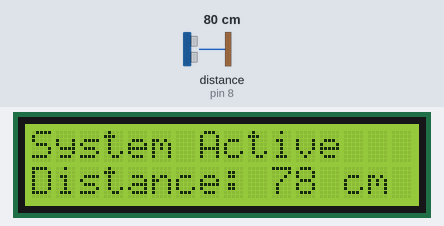
The program below on a simulated Arduino Uno, built with avr-gcc and run on an emulated ATmega328P. Shown: 16×2 character LCD. Wiring (inferred from the names in the program): ultrasonic range finder: trigger pin 9; echo pin 8. The inputs (shaded band) are chosen by the test bench; at power-on: distance to the obstacle (sensor on pin 8) 80 cm. The echo pulse lasts 58.3 µs per cm; what the program prints to the serial monitor is not drawn.

Above: at 0.9 s.
1.0 s: distance to the obstacle (sensor on pin 8) set to 2 cm
At 3.81 s:
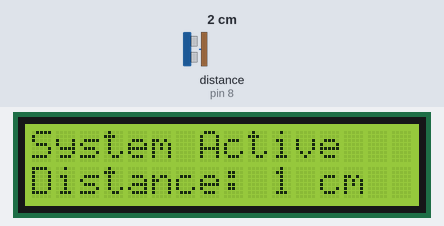
4.0 s: distance to the obstacle (sensor on pin 8) set to 4 cm
At 6.78 s:
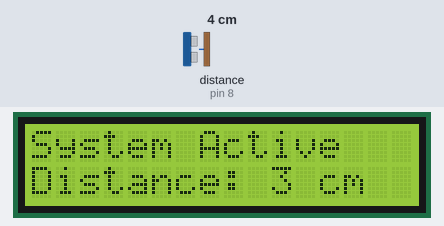
7.0 s: distance to the obstacle (sensor on pin 8) set to 18 cm
At 9.76 s:
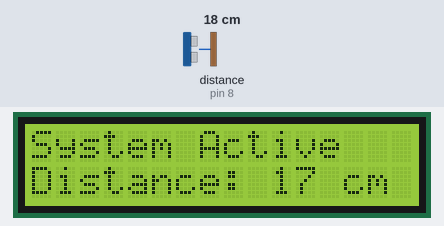
10.0 s: distance to the obstacle (sensor on pin 8) set to 60 cm
At 13.26 s:
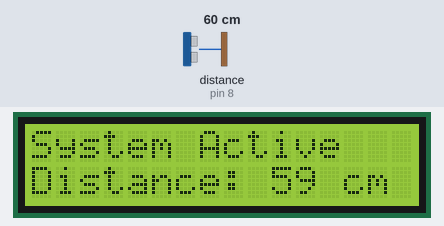

Measured:
- what the display in image 3 shows lasts 0.5 s, from 9.5 s to 10.0 s
- what the display in image 4 shows lasts 0.5 s, from 13.0 s to 13.5 s

The program:

main.cpp
```cpp
#include <Arduino.h>
#include <Arduino_FreeRTOS.h>
#include "SerialIO.h"
#include "TaskManager.h"

void setup() {
  // Initialize serial communication
  SerialIO::init(115200);

  // Initialize and start tasks
  initTasks();

  // Start the scheduler
  vTaskStartScheduler();
}

void loop() {
  // Empty - Tasks are handled by FreeRTOS
} 
```

SerialIO.h
```cpp
#ifndef SERIAL_IO_H
#define SERIAL_IO_H

#include <Arduino.h>

class SerialIO {
public:
    static void init(unsigned long baudRate);
    static void printMessage(const char* message);
    static void printSensorData(int distance);
};

#endif // SERIAL_IO_H 
```

TaskManager.h
```cpp
#ifndef TASK_MANAGER_H
#define TASK_MANAGER_H

#include <Arduino.h>
#include <Arduino_FreeRTOS.h>
#include "task.h"
#include "semphr.h"
#include "queue.h"
#include "SerialIO.h"
#include "UltrasonicSensor.h"
#include "LCDDisplay.h"

// Task handles
extern TaskHandle_t sensorTaskHandle;
extern TaskHandle_t displayTaskHandle;

// Synchronization and communication
extern QueueHandle_t sensorDataQueue;
extern SemaphoreHandle_t serialMutex;  // Mutex for protecting serial output

// Task parameters
#define SENSOR_READING_PERIOD    100     // Sensor reading period (ms)
#define DISPLAY_UPDATE_PERIOD    500     // Display update period (ms)

// Pin definitions for ultrasonic sensor
#define TRIGGER_PIN          9    // Ultrasonic sensor trigger pin
#define ECHO_PIN             8    // Ultrasonic sensor echo pin

// Function prototypes
void initTasks();
void sensorTask(void* parameters);
void displayTask(void* parameters);

#endif // TASK_MANAGER_H 
```

UltrasonicSensor.h
```cpp
#ifndef ULTRASONIC_SENSOR_H
#define ULTRASONIC_SENSOR_H

#include <Arduino.h>

class UltrasonicSensor {
private:
    uint8_t trigPin;
    uint8_t echoPin;

public:
    UltrasonicSensor(uint8_t trigPin, uint8_t echoPin);
    void init();
    int readDistance();
};

#endif // ULTRASONIC_SENSOR_H 
```

SerialIO.cpp
```cpp
#include "SerialIO.h"

void SerialIO::init(unsigned long baudRate) {
    Serial.begin(baudRate);
    while (!Serial) {
        ; // Wait for serial port to connect
    }
    Serial.println("Serial communication initialized");
}

void SerialIO::printMessage(const char* message) {
    Serial.println(message);
}

void SerialIO::printSensorData(int distance) {
    Serial.print("Distance: ");
    Serial.print(distance);
    Serial.println(" cm");
} 
```

TaskManager.cpp
```cpp
#include "TaskManager.h"

// Task handles
TaskHandle_t sensorTaskHandle = NULL;
TaskHandle_t displayTaskHandle = NULL;

// Synchronization and communication
QueueHandle_t sensorDataQueue = NULL;
SemaphoreHandle_t serialMutex = NULL;  // Mutex for serial output protection

// Module instances
UltrasonicSensor sensor(TRIGGER_PIN, ECHO_PIN);
LCDDisplay display(0x27, 16, 2);  // I2C address 0x27, 16 columns, 2 rows

void initTasks() {
    // Initialize modules
    sensor.init();
    display.init();

    // Create synchronization primitives
    serialMutex = xSemaphoreCreateMutex();
    if (serialMutex == NULL) {
        Serial.println("Failed to create mutex");
        while(1); // Stop if mutex creation fails
    }

    // Create communication queue for sensor data
    sensorDataQueue = xQueueCreate(5, sizeof(int));
    if (sensorDataQueue == NULL) {
        Serial.println("Failed to create queue");
        while(1); // Stop if queue creation fails
    }

    // Create sensor task
    xTaskCreate(
        sensorTask,          // Task function
        "SensorTask",        // Task name
        128,                 // Stack size
        NULL,                // Parameters
        1,                   // Priority
        &sensorTaskHandle    // Task handle
    );

    // Create display task
    xTaskCreate(
        displayTask,         // Task function
        "DisplayTask",       // Task name
        128,                 // Stack size
        NULL,                // Parameters
        2,                   // Priority
        &displayTaskHandle   // Task handle
    );

    // Log task creation
    SerialIO::printMessage("Tasks initialized");
}

void sensorTask(void* parameters) {
    // Initialize task timing for precise intervals
    TickType_t lastWakeTime = xTaskGetTickCount();

    while (1) {
        // Read sensor data
        int distance = sensor.readDistance();

        // Send data to queue
        xQueueSend(sensorDataQueue, &distance, 0);

        // Take mutex for printing
        if (xSemaphoreTake(serialMutex, pdMS_TO_TICKS(10)) == pdTRUE) {
            SerialIO::printSensorData(distance);
            xSemaphoreGive(serialMutex);
        }

        // Schedule next execution with precise timing
        vTaskDelayUntil(&lastWakeTime, pdMS_TO_TICKS(SENSOR_READING_PERIOD));
    }
}

void displayTask(void* parameters) {
    // Initialize task timing for precise intervals
    TickType_t lastWakeTime = xTaskGetTickCount();
    int distance = 0;
    char statusBuffer[20];

    while (1) {
        // Receive data from queue
        if (xQueueReceive(sensorDataQueue, &distance, 0) == pdTRUE) {
            // Take mutex for display update
            if (xSemaphoreTake(serialMutex, pdMS_TO_TICKS(10)) == pdTRUE) {
                // Update status message
                sprintf(statusBuffer, "System Active");

                // Update display
                display.displaySystemState(statusBuffer);
                display.displaySensorData(distance);

                // Release mutex
                xSemaphoreGive(serialMutex);
            }
        }

        // Schedule next execution with precise timing
        vTaskDelayUntil(&lastWakeTime, pdMS_TO_TICKS(DISPLAY_UPDATE_PERIOD));
    }
} 
```

UltrasonicSensor.cpp
```cpp
#include "UltrasonicSensor.h"

UltrasonicSensor::UltrasonicSensor(uint8_t trigPin, uint8_t echoPin) : trigPin(trigPin), echoPin(echoPin) {
}

void UltrasonicSensor::init() {
    pinMode(trigPin, OUTPUT);
    pinMode(echoPin, INPUT);
}

int UltrasonicSensor::readDistance() {
    // Clear the trigger pin
    digitalWrite(trigPin, LOW);
    delayMicroseconds(5);

    // Set the trigger pin high for 10 microseconds
    digitalWrite(trigPin, HIGH);
    delayMicroseconds(10);
    digitalWrite(trigPin, LOW);

    // Read the echo pin, returns the sound wave travel time in microseconds
    long duration = pulseIn(echoPin, HIGH);

    // Calculate the distance
    int distance = duration * 0.034 / 2;

    return distance;
} 
```

LCDDisplay.h
```cpp
#ifndef LCD_DISPLAY_H
#define LCD_DISPLAY_H

#include <Arduino.h>
#include <LiquidCrystal_I2C.h>

class LCDDisplay {
private:
    LiquidCrystal_I2C* lcd;

public:
    LCDDisplay(uint8_t address, uint8_t columns, uint8_t rows);
    ~LCDDisplay();
    void init();
    void displaySensorData(int distance);
    void displaySystemState(const char* state);
};

#endif // LCD_DISPLAY_H 
```

LCDDisplay.cpp
```cpp
#include "LCDDisplay.h"

LCDDisplay::LCDDisplay(uint8_t address, uint8_t columns, uint8_t rows) {
    lcd = new LiquidCrystal_I2C(address, columns, rows);
}

LCDDisplay::~LCDDisplay() {
    delete lcd;
}

void LCDDisplay::init() {
    lcd->init();
    lcd->backlight();
    lcd->clear();
    lcd->setCursor(0, 0);
    lcd->print("Distance Sensor");
}

void LCDDisplay::displaySensorData(int distance) {
    lcd->setCursor(0, 1);
    lcd->print("                "); // Clear the line
    lcd->setCursor(0, 1);
    lcd->print("Distance: ");
    lcd->print(distance);
    lcd->print(" cm");
}

void LCDDisplay::displaySystemState(const char* state) {
    lcd->setCursor(0, 0);
    lcd->print("                "); // Clear the line
    lcd->setCursor(0, 0);
    lcd->print(state);
} 
```
